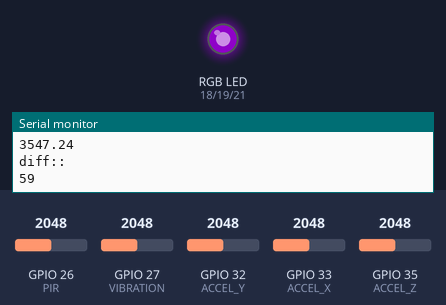
Simulated run of this sketch. Board: ESP32. Parts: an RGB LED mixed from three pins (HIGH = lit), the last lines printed to the serial monitor. Inputs (shaded band) come from the test bench; at power-on: GPIO 26 (PIR) = 2048, GPIO 27 (VIBRATION) = 2048, GPIO 32 (ACCEL_Y) = 2048, GPIO 33 (ACCEL_X) = 2048, GPIO 35 (ACCEL_Z) = 2048. Dim RGB values are drawn brighter than linear; random numbers use the default seed unless the sketch sets one.

Above: at 1.4 s.
1.5 s: GPIO 26 (PIR) set to 2079
At 1.65 s:
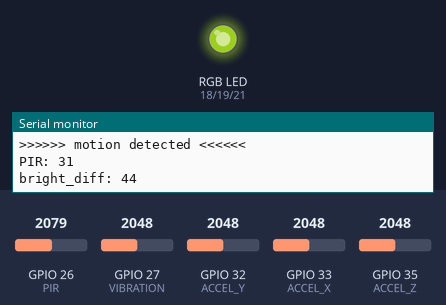
3.4 s: GPIO 27 (VIBRATION) set to 1995
At 3.5 s:
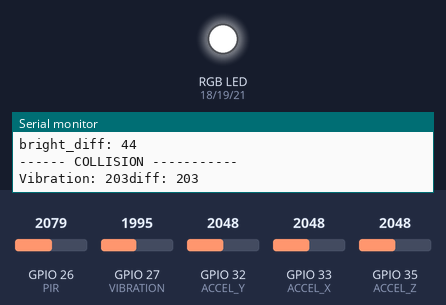
5.1 s: GPIO 26 (PIR) set to 1228
At 6.9 s:
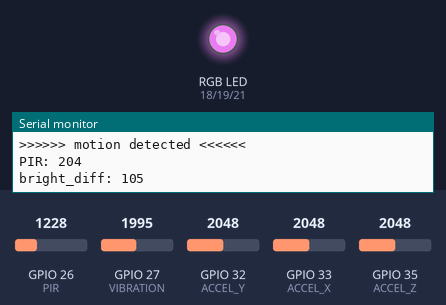
7.6 s: GPIO 32 (ACCEL_Y) set to 2179
9.1 s: GPIO 32 (ACCEL_Y) set to 2250
10.6 s: GPIO 33 (ACCEL_X) set to 2866
At 11.1 s:
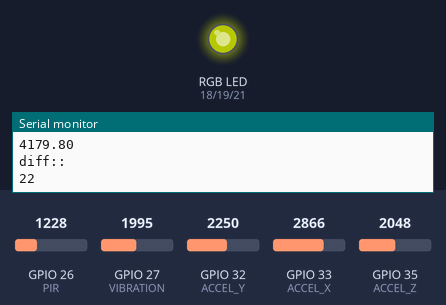
Timing chart, 0 to 13.1 s (numbered marks = the images above; inputs shaded):
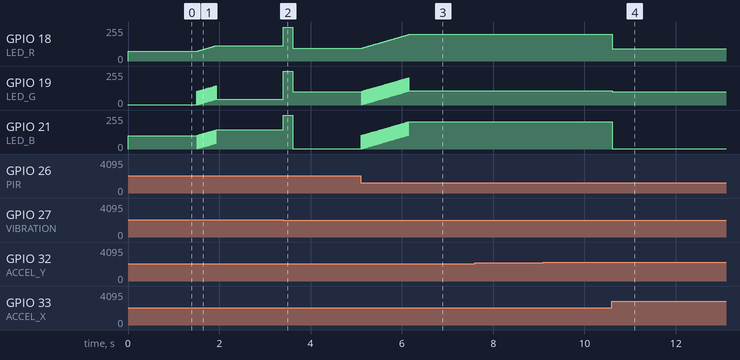

Measured:
- the behaviour switches between 2078 and 2079 on GPIO 26 (PIR) (found by bisection; images 0 and 1)
- the behaviour switches between 2048 and 2047 on GPIO 27 (VIBRATION) (found by bisection; images 1 and 2)
- after the input at 1.5 s, GPIO 18 (LED_R): moves from 72/255 to 116/255 over 0.43 s, starting at once; GPIO 19 (LED_G): ramps from 3/255 to 143/255 and jumps back, once every 0.02 s; GPIO 21 (LED_B): ramps from 144/255 to 2/255 and jumps back, once every 0.02 s
- after the input at 3.4 s, GPIO 18 (LED_R): 116/255 → 255/255 at once, → 95/255 0.20 s later; GPIO 19 (LED_G): 45/255 → 255/255 at once, → 101/255 0.20 s later; GPIO 21 (LED_B): 144/255 → 255/255 at once, → 1/255 0.20 s later
- after the input at 7.6 s, every drawn part: stays the same
- after the input at 9.1 s, every drawn part: stays the same
- after the input at 10.6 s, GPIO 18 (LED_R): 199/255 → 92/255 at once; GPIO 19 (LED_G): 106/255 → 101/255 at once; GPIO 21 (LED_B): 205/255 → 1/255 at once

The sketch:

we_chimes_experiment.ino
```cpp
#define PIR 26  //yellow

#define VIBRATION 27  //orange

#define ACCEL_X 33  //brown
#define ACCEL_Y 32  //grey
#define ACCEL_Z 35  //white

#define LED_R 18
#define LED_G 19
#define LED_B 21

#define MAXLED 255

#define RANGE 100


uint8_t ledArray[3] = {1, 2, 3}; // three led channels

const boolean invert = true; // set true if common anode, false if common cathode

uint8_t color = 0, hue = 200, save_hue = 200;          // a value from 0 to 255 representing the hue
uint32_t R, G, B ;           // the Red Green and Blue color components
uint8_t brightness = 255;  // 255 is maximum brightness, but can be changed.  Might need 256 for common anode to fully turn off.

uint8_t pir_reading = 0, prev_pir_reading = 0, vibration_reading = 0, prev_vibration_reading = 0;
float x = 0, y = 0, z = 0, acceleration = 0, prev_x =0, prev_y =0, prev_z =0, prev_acceleration = 0;

void initSensors(){
  pinMode(PIR, INPUT);
  pinMode(VIBRATION, INPUT);

  pinMode(ACCEL_X, INPUT);
  pinMode(ACCEL_Y, INPUT);
  pinMode(ACCEL_Z, INPUT);
}

void initLED(){
  ledcAttachPin(LED_R, 1); // assign RGB led pins to channels
  ledcAttachPin(LED_G, 2);
  ledcAttachPin(LED_B, 3);

  // Initialize channels
  // channels 0-15, resolution 1-16 bits, freq limits depend on resolution
  // ledcSetup(uint8_t channel, uint32_t freq, uint8_t resolution_bits);
  ledcSetup(1, 12000, 8); // 12 kHz PWM, 8-bit resolution
  ledcSetup(2, 12000, 8);
  ledcSetup(3, 12000, 8);

  brightness = 100;
}


void readPIR(){
  prev_pir_reading = pir_reading;
  pir_reading = analogRead(PIR);
}

void readVIBRATION(){
  prev_vibration_reading = vibration_reading;
  vibration_reading = analogRead(VIBRATION);
}

void readAccelerometer(){
  prev_x = x;
  prev_y = y;
  prev_z = z;
  prev_acceleration = acceleration;

  x = analogRead(ACCEL_X);
  y = analogRead(ACCEL_Y);
  z = analogRead(ACCEL_Z);
  acceleration = sqrt(x * x + y * y + z * z);
}

void readAll(){
  readPIR();
  readVIBRATION();
  readAccelerometer();
}


uint32_t max(uint32_t r, uint32_t g, uint32_t b){
  if(r > g){
    if(r > b)
      return r;
    return b;
  }else{
    if(g > b)
      return g;
    return b;
  }
}

uint32_t min(uint32_t r, uint32_t g, uint32_t b){
  if(r < g){
    if(r < b)
      return r;
    return b;
  }else{
    if(g < b)
      return g;
    return b;
  }
}

uint32_t max(uint32_t a, uint32_t b){
  if(a > b)
    return a;
  return b;
}

void setColor(uint32_t r, uint32_t g, uint32_t b){
  R = r;
  G = g;
  B = b;

  if(R > 255)
    R = 255;
  if(G > 255)
    G = 255;
  if(B > 255)
    B = 255;

  if(R < 0)
    R = 0;
  if(G < 0)
    G = 0;
  if(B < 0)
    B = 0;
}

void setBrightness(uint32_t bright){
  brightness = bright;
}


void changeBrightness(uint32_t value){
  brightness = brightness + value;
}

void writeRGB(){
  ledcWrite(1, 256 - R);
  ledcWrite(2, 256 - G);
  ledcWrite(3, 256 - B);
}

void writeRGB(uint32_t r, uint32_t g, uint32_t b){
  ledcWrite(1, 256 - r);
  ledcWrite(2, 256 - g);
  ledcWrite(3, 256 - b);
}

void saveHue(){
  save_hue = hue;
 }
uint8_t newHue(uint8_t h){
  return (h + 100) % 255;
}
void collision(){
  Serial.println("------ COLLISION -----------");
  Serial.print("Vibration: ");
  Serial.print(vibration_reading);
  Serial.print("diff: ");
  Serial.print(vibration_reading - prev_vibration_reading);
  Serial.println();
  writeRGB(0, 0, 0);
  delay(200);

  hue = newHue(hue);
  saveHue();
  hueToRGB(hue, brightness);
  writeRGB();
}

bool threshold(uint32_t v1, uint32_t v2){
  if(abs(v1 - v2) < 50)
    return false;

   return true;
}


bool accelerate_enough(){
//  if(threshold(x, prev_x) && threshold(y, prev_y) && threshold(z, prev_z)){
  if(abs(acceleration - prev_acceleration) > 100){
    Serial.println("*** ENOUGH ACCELERATION  ***");
    Serial.println("ACCELERATION:: ");

    Serial.println(acceleration);


    return true;
  }
  return false;

}

int32_t LEDChange(uint32_t value){
  uint32_t mag = hue + sqrt(sqrt(value));
  if(random(2) == 0){
    return -mag;
  }
  return mag;
}

int32_t combine(int32_t r, uint32_t g, uint32_t b){
    return (r + g + b) /3;
}

int32_t change_brightness(int32_t value){
  int32_t avg = combine(R, G, B);
  int inc = value > 0 ? 1 : -1;
  while(abs(avg - value) > 10)
  {
    setColor(R + inc, G + inc, B + inc);
    writeRGB();
  }

}

void controlLED(){
   if(vibration_reading - prev_vibration_reading > 100)
      collision();

  if(accelerate_enough()){
//    writeRGB(R + LEDChange(x), G + LEDChange(y), B + LEDChange(z));
    uint32_t hue_diff = int(sqrt(abs(acceleration - prev_acceleration)));
    uint32_t inc = 1;
    Serial.println("diff:: ");
    Serial.println(hue_diff);
    if(acceleration - prev_acceleration < 0){
        inc = -1;
    }
    for(int i = hue; hue_diff != 0; hue_diff = hue_diff - 1){
      if(hue + inc > 255)
        break;
      hueToRGB(hue + inc, brightness);
      writeRGB();
      delay(10);
    }
  }

  if(pir_reading - prev_pir_reading > 30){
    Serial.println(">>>>>> motion detected <<<<<< ");
    Serial.print("PIR: ");
    Serial.print(pir_reading);
    Serial.println();
    uint32_t bright_diff = int(sqrt(abs(pir_reading - prev_pir_reading)) * 8);
    Serial.print("bright_diff: ");
    Serial.print(bright_diff);
    uint32_t max_color = max(R, G, B);

    Serial.println();

    for(int i = brightness; bright_diff != 0; bright_diff = bright_diff - 1){
//      hueToRGB(hue, brightness - 1);
      setColor(R - 1, B - 1, G - 1);
      writeRGB();
      delay(10);
    }
  }
}

void setup() {
  Serial.begin(115200);
  initSensors();
  initLED();
  hueToRGB(hue, brightness);
  writeRGB();
}

void loop() {
  readAll();

//    Serial.print("PIR: ");
//    Serial.println(pir_reading);
//
//    Serial.print("VIBRAION: ");
//    Serial.println(vibration_reading);
//
//    Serial.println("ACCELERATION:: ");
//
//    Serial.print("x: ");
//    Serial.println(x);
//    Serial.print("y: ");
//    Serial.println(y);
//    Serial.print("z: ");
//    Serial.println(z);

//    Serial.println("----------------------------------");
  controlLED();
  delay(10);
}


void hueToRGB(uint8_t hue, uint8_t brightness)
{
    uint16_t scaledHue = (hue * 6);
    uint8_t segment = scaledHue / 256; // segment 0 to 5 around the
                                            // color wheel
    uint16_t segmentOffset =
      scaledHue - (segment * 256); // position within the segment

    uint8_t complement = 0;
    uint16_t prev = (brightness * ( 255 -  segmentOffset)) / 256;
    uint16_t next = (brightness *  segmentOffset) / 256;

    if(invert)
    {
      brightness = 255 - brightness;
      complement = 255;
      prev = 255 - prev;
      next = 255 - next;
    }

    switch(segment) {
    case 0:      // red
        setColor(brightness, next, complement);
    break;
    case 1:     // yellow
        setColor(prev, brightness, complement);
    break;
    case 2:     // green
        setColor(complement, brightness, next);
    break;
    case 3:    // cyan
        setColor(complement, prev, brightness);
    break;
    case 4:    // blue
        setColor(next, complement, brightness);
    break;
   case 5:      // magenta
    default:
        setColor(brightness, complement, prev);
    break;
    }
}
```
